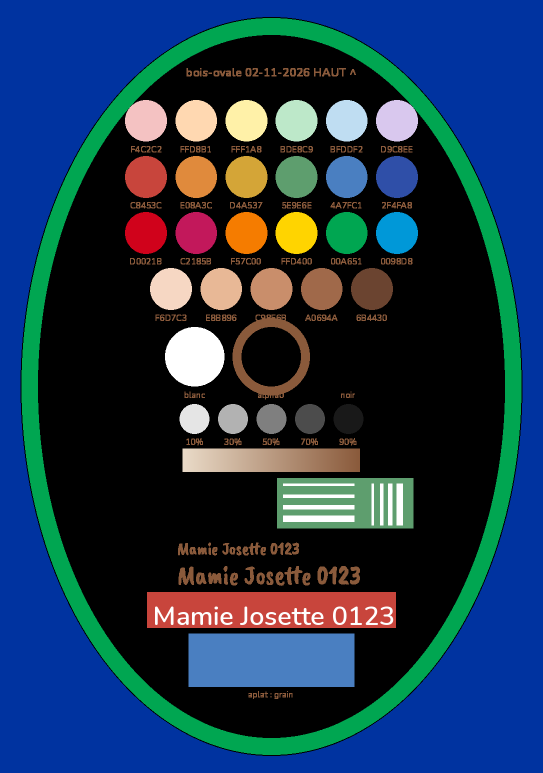
#> input picture 3-systeme/recherches/planche-test/bois-ovale-1085x1545.png, 1085 x 1545 px, given in place of src_1024.png, which was not available (shown at 1/2 size)
$ python boards.py
#> lines starting #> are read from the running program, lines starting #| are printed output that depends on the picture; after the words box and inside, x2 and y2 are one past the last pixel; in counts of white or black regions, pixels touching at a corner belong together
### 3-systeme/recherches/tests-detourage/scripts/metr.py
import numpy as np,cv2
from key import lab
BG={'blanc':(255,255,255),'bois':(95,150,200),'bleu':(160,80,30)}
def comp(fg,a,c): return (fg.astype(np.float32)*a[...,None]+np.array(c,np.float32)*(1-a[...,None])).clip(0,255).astype(np.uint8)
def load_gt(n):
    return cv2.imread(f'gt_alpha_{n}.png',0)/255., cv2.imread(f'gt_fg_{n}.png'), np.load(f'masks_{n}.npy')
# [16 lines left out: function metrics, not called in this run]
def fmt(r): return {k:(round(float(v),3) if not isinstance(v,str) else v) for k,v in r.items()}

### 3-systeme/recherches/tests-detourage/scripts/boards.py
import cv2,numpy as np
from pipe import *; from metr import comp
WOOD=(95,150,200); WHITE=(255,255,255); BLUE=(160,80,30)
def rgba(p): x=cv2.imread(p,cv2.IMREAD_UNCHANGED); return x[...,:3],x[...,3]/255.
def lab_(im,t,h=34):
    bar=np.full((h,im.shape[1],3),255,np.uint8)
    cv2.putText(bar,t,(6,h-11),cv2.FONT_HERSHEY_SIMPLEX,0.55,(30,30,30),1,cv2.LINE_AA); return np.vstack([bar,im])
def zoom(im,box,size=300):
    x,y,w=box; return cv2.resize(im[y:y+w,x:x+w],(size,size),interpolation=cv2.INTER_NEAREST)
def grid(rows):
    W=max(sum(c.shape[1] for c in r)+6*(len(r)-1) for r in rows); out=[]
    for r in rows:
        line=np.hstack(sum([[c,np.full((c.shape[0],6,3),255,np.uint8)] for c in r],[])[:-1])
        line=np.hstack([line,np.full((line.shape[0],W-line.shape[1],3),255,np.uint8)]); out+= [line,np.full((6,W,3),255,np.uint8)]
    return np.vstack(out)
src=cv2.imread('src_1024.png'); Z=(700,520,110)  # bord à brosse sèche + éclaboussure
#> further down, src is the input picture: shape (1545, 1085, 3); mean B, G, R 77.8, 53.1, 28.8
# 1. détourage
row1=[lab_(cv2.resize(src,(300,300),interpolation=cv2.INTER_AREA),'Source 1024 px'),lab_(zoom(src,Z),'Source, zoom bord sec')]
#> in lab_, `return np.vstack([bar, im])`:
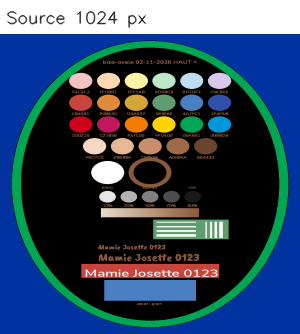
#> returned value: shape (334, 300, 3); mean of channels 0, 1, 2 95.1, 72.8, 51; drawn as B, G, R
#> in zoom, `x, y, w = box`: x = 700; y = 520; w = 110
#> in lab_ (call 2), `bar=np.full((h,im.shape[1],3),255,np.uint8)`: bar: shape (34, 300, 3); every value is 255
#> in lab_ (call 2), `cv2.putText(bar, t, (6, h - 11), cv2.FONT_HERSHEY_SIMPLEX, 0.55, (30, `: bar: shape (34, 300, 3); min 33, max 255, mean 243.7
row2=[];row3=[]
for k,t in [('u2net','rembg u2net'),('isnet','rembg isnet'),('cle-lab','Cle Lab'),('fusion','Fusion isnet + cle')]:
    fg,a=rgba(f'21_{k}_nettoye.png')
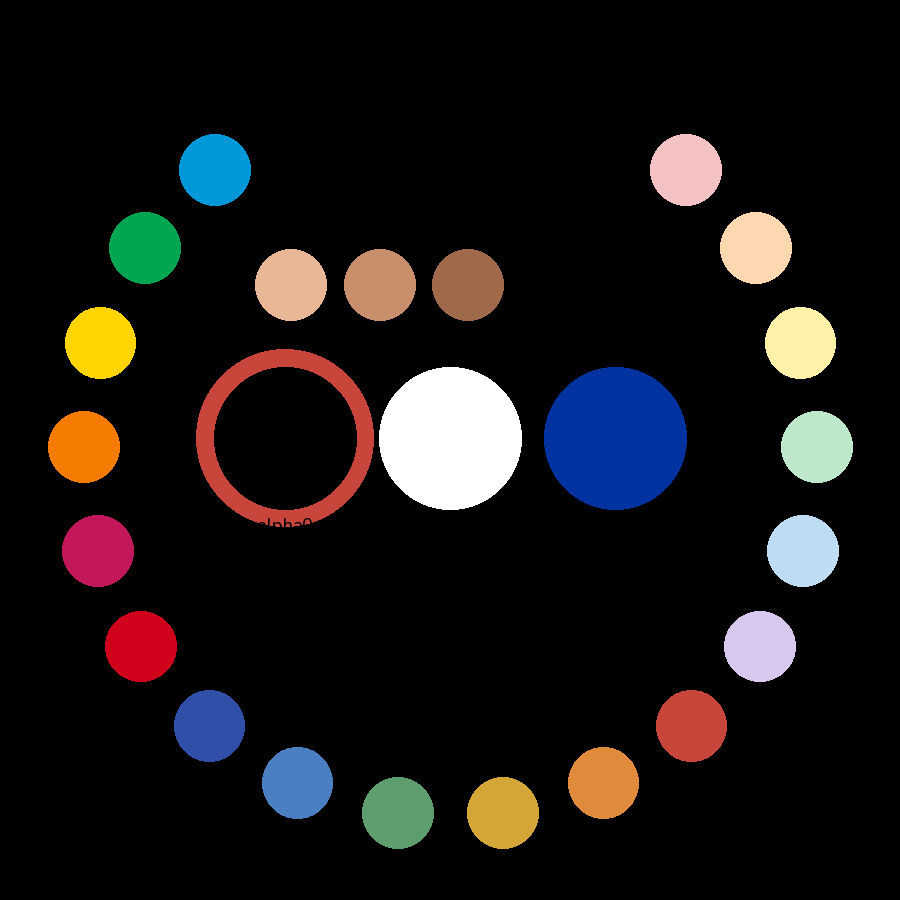
#> input picture 3-systeme/recherches/planche-test/boule-A-900x900.png, 900 x 900 px, given in place of 21_u2net_nettoye.png, which was not available
#> in rgba, x is the input picture: shape (900, 900, 4); mean B, G, R, A 21.9, 22.5, 25.6, 47.7
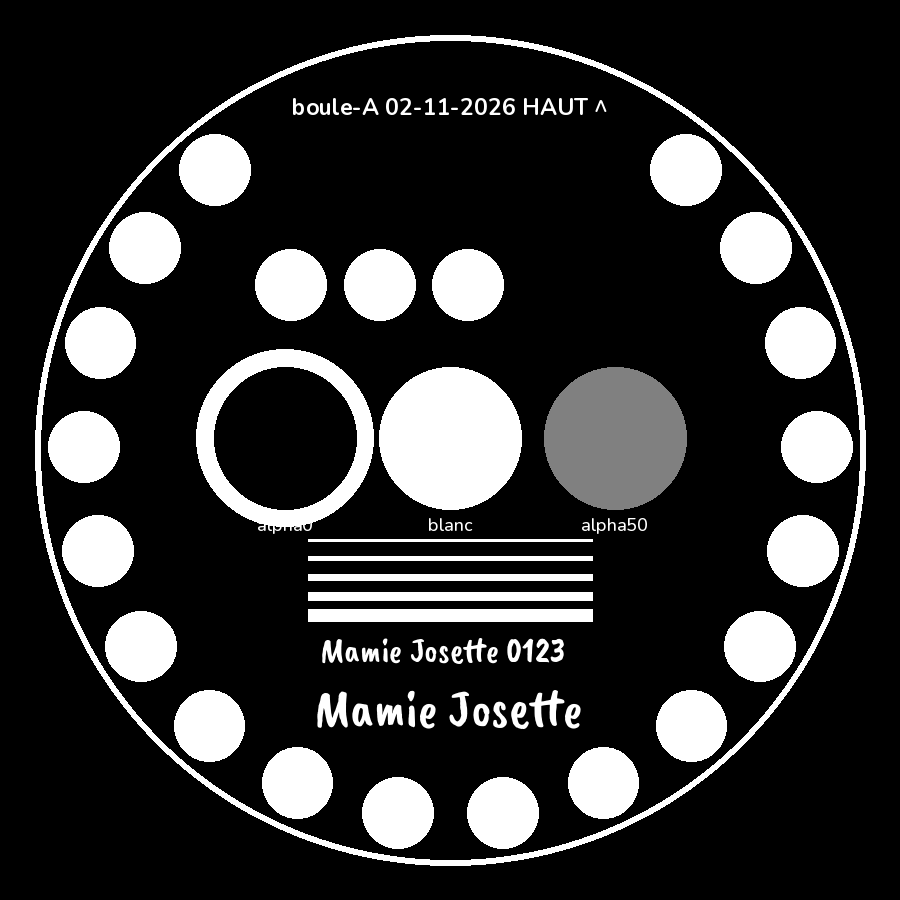
#> a: shape (900, 900) float64; min 0, max 1, mean 0.187
    row2.append(lab_(zoom((a*255).astype(np.uint8)[...,None].repeat(3,2),Z),t+' : alpha'))
#> call 2 of zoom, with box = (700, 520, 110), size = 300
#> in zoom (call 2), `return cv2.resize(im[y:y + w, x:x + w], (size, size), interpolation=cv`:
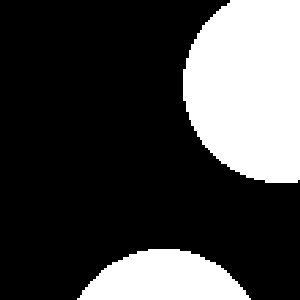
#> returned value: shape (300, 300, 3); 27% white; 2 white regions, box (x1, y1, x2, y2) and area: (183, 0, 300, 183) 18035, (77, 249, 251, 300) 6275
#> in lab_ (call 3), `cv2.putText(bar, t, (6, h - 11), cv2.FONT_HERSHEY_SIMPLEX, 0.55, (30, `: bar: shape (34, 300, 3); min 34, max 255, mean 244.4
    row3.append(lab_(zoom(comp(fg,a,WOOD),Z),t+' : sur bois'))
#> call 3 of zoom, with box = (700, 520, 110), size = 300
#> in zoom (call 3), `return cv2.resize(im[y:y + w, x:x + w], (size, size), interpolation=cv`:
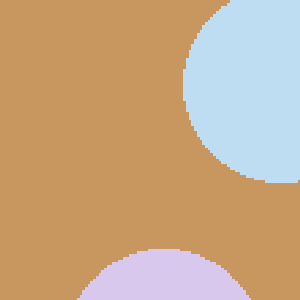
#> returned value: shape (300, 300, 3); mean of channels 0, 1, 2 134.4, 167.7, 199.4; drawn as B, G, R
#> call 4 of lab_, with t = 'rembg u2net : sur bois', h = 34
#> in lab_ (call 4), `cv2.putText(bar, t, (6, h - 11), cv2.FONT_HERSHEY_SIMPLEX, 0.55, (30, `:
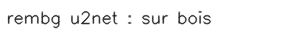
#> bar: shape (34, 300, 3); min 34, max 255, mean 243.7
#> in lab_ (call 4), `return np.vstack([bar, im])`:
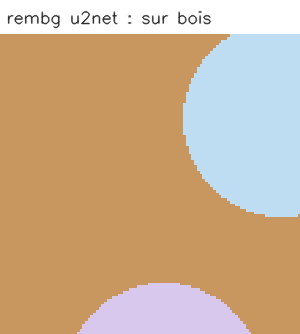
#> returned value: shape (334, 300, 3); mean of channels 0, 1, 2 145.6, 175.4, 203.9; drawn as B, G, R
#> (the run stopped early here; a loop or call above may not have finished)
